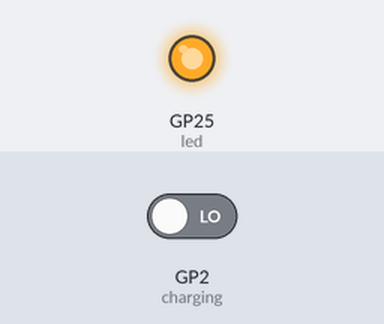
Simulated run of this program. Board: Raspberry Pi Pico running MicroPython. Parts: output pins drawn as LEDs (lit = HIGH). The inputs (shaded band) are chosen by the test bench; at power-on: GP2 (charging) LOW. What the program prints to the serial console is not drawn.

Above: at 1.2 s.
1.3 s: GP2 (charging) driven HIGH
Timing chart, 0 to 4.3 s (numbered marks = the images above; inputs shaded):
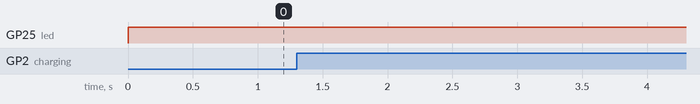

The program:

Battery_Pico_W.py
```python
# This example shows how to read the voltage from a LiPo battery connected to a Raspberry Pi Pico via our Pico Lipo SHIM
# and uses this reading to calculate how much charge is left in the battery.
# Remember to save this code as main.py on your Pico if you want it to run automatically!

from machine import ADC, Pin
import time

import network

led = Pin("LED", Pin.OUT)

def get_vsys():
    conversion_factor = 3 * 3.3 / 65535
    wlan = network.WLAN(network.STA_IF)
    wlan_active = wlan.active()

    try:
        # Don't use the WLAN chip for a moment.
        wlan.active(False)

        # Make sure pin 25 is high.
        Pin(25, mode=Pin.OUT, pull=Pin.PULL_DOWN).high()

        # Reconfigure pin 29 as an input.
        Pin(29, Pin.IN)

        vsys = ADC(29)
        return vsys.read_u16() * conversion_factor

    finally:
        # Restore the pin state and possibly reactivate WLAN
        Pin(29, Pin.ALT, pull=Pin.PULL_DOWN, alt=7)
        wlan.active(wlan_active)

#vsys = ADC(29)                      # reads the system input voltage
charging = Pin("WL_GPIO2", Pin.IN)          # reading GP24 tells us whether or not USB power is connected
conversion_factor = 3 * 3.3 / 65535

full_battery = 4.2                  # these are our reference voltages for a full/empty battery, in volts
empty_battery = 2.8                 # the values could vary by battery size/manufacturer so you might need to adjust them

while True:
    led.toggle()
    # convert the raw ADC read into a voltage, and then a percentage
    voltage = get_vsys() #vsys.read_u16() * conversion_factor
    percentage = 100 * ((voltage - empty_battery) / (full_battery - empty_battery))
    if percentage > 100:
        percentage = 100.00

    if charging.value() == 1:         # if it's plugged into USB power...
        print("Charging!")
    else:                             # if not, display the battery stats
        print('{:.2f}'.format(voltage) + "v", '{:.0f}%'.format(percentage))

    time.sleep(0.5)
```
